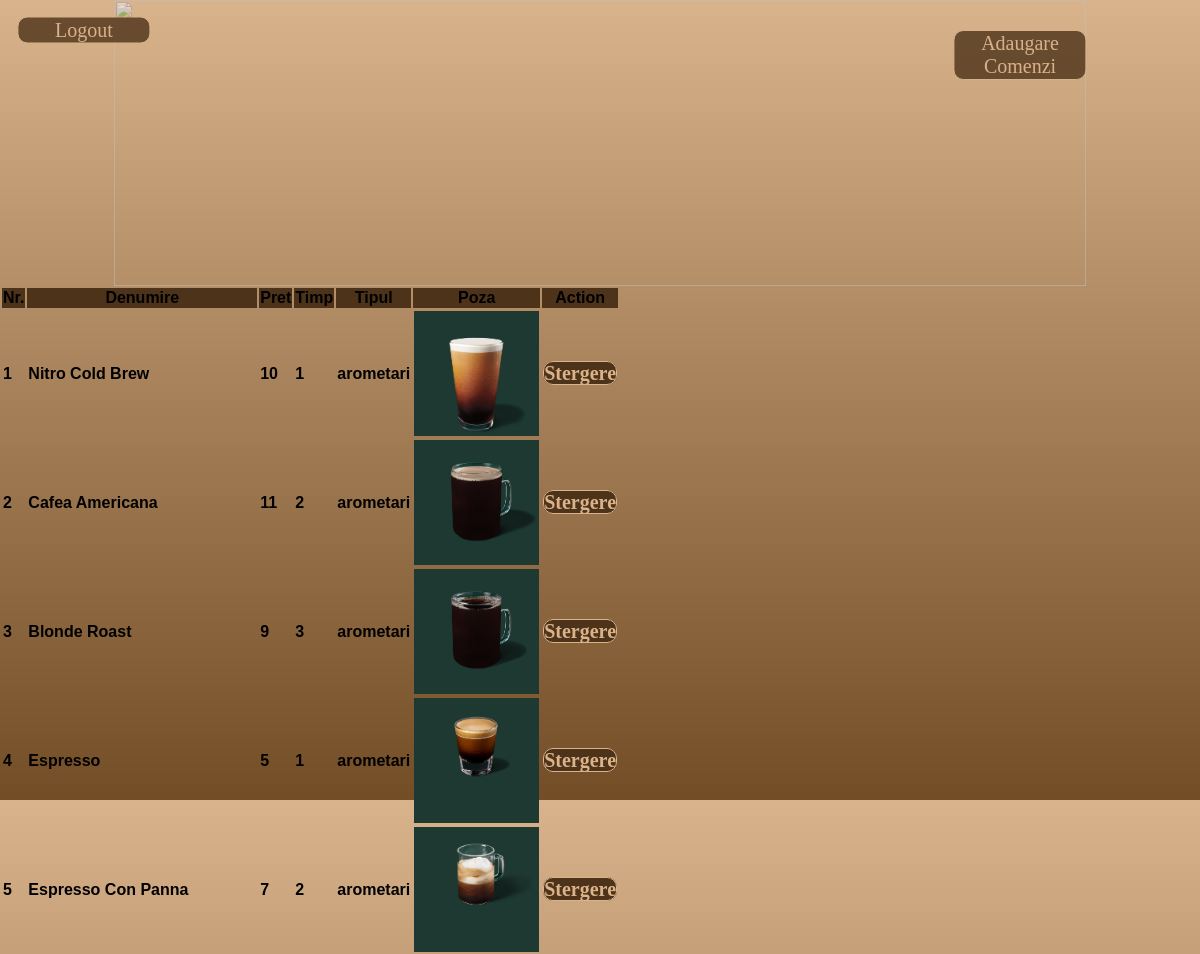
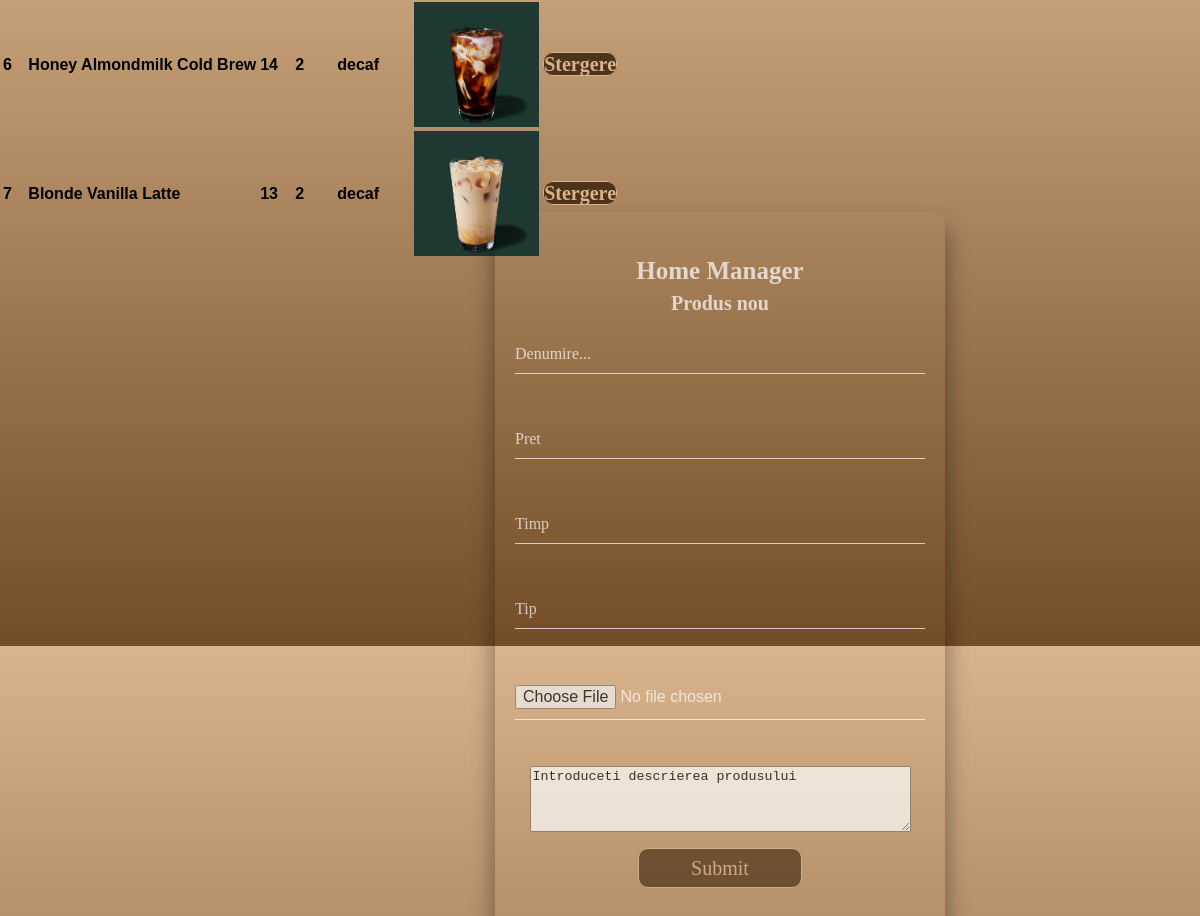
/produse.php, run on the app's committed database (2 pictures, top to bottom).
### tables this page shows
CREATE TABLE `produse` (
  `idProduse` int(11) NOT NULL,
  `uidProduse` tinytext NOT NULL,
  `pretProduse` int(11) NOT NULL,
  `timpProduse` int(11) NOT NULL,
  `descriereProduse` varchar(500) NOT NULL,
  `tipProduse` varchar(10) NOT NULL,
  `pozaProduse` varchar(100) NOT NULL
);

### produse.php (the view, shortened to what this page needs)
<?php
  echo '<form action="includes/logout.inc.php" method="post">
    <button type="submit" name="logout-submit" class="logoutbutton">Logout</button>
    </form>';
?>
<!DOCTYPE html>
<html style="height: 1500;">
	<head>
	</head>
	<link rel="stylesheet" href="style6.css">
	<body>
  <div style="text-align: center">
  	<img src="imagini/titlu2.jpg" width="90%" height=286px class="pozamanager">
    <a href="manager.php" target="_top">
       <button  class="comenzi">Adaugare Comenzi</button>
    </a>
<section>
<div class="product-box">
          <h2>
            <p>Home Manager</p>
          </h2>
          <h3>
            <p>Produs nou</p>
          </h3>
      <form action="includes/products.inc.php" method="POST" enctype="multipart/form-data">
            <div style="text-align:center">
    <p >
        <div class="user-box">
    <input type="text" name="uid" placeholder="Denumire...">
        </div>
    </p>
    <p>
        <div class="user-box">
    <input type="text" name="pret" placeholder="Pret">
        </div>
    </p>
    <p>
        <div class="user-box">
    <input type="text" name="timp" placeholder="Timp">
        </div>
    </p>
    <p>
        <div class="user-box">
    <input type="text" name="tip" placeholder="Tip">
        </div>
    </p>
     <p>
        <div class="user-box">
    <input type="file" name="file">
        </div>
    </p>
    <div class="user-box">
     <textarea class="ckeditor" name="descriere" rows=4 cols=45>Introduceti descrierea produsului</textarea>
    </div>
    <div style="text-align:center">
    <p>
    <button class="buttons" type="submit" name="products-submit">Submit</button>
    </p></div></div>
      </form>
      </div>
</section>
<table class="table" >
        <thread>
            <tr>
                <th bgcolor="#4d3319"><strong>Nr.</strong></th>
                <th bgcolor="#4d3319"><strong>Denumire</strong></th>
                <th bgcolor="#4d3319"><strong>Pret</strong></th>
                <th bgcolor="#4d3319"><strong>Timp</strong></th>
                <th bgcolor="#4d3319"><strong>Tipul</strong></th>
                <th bgcolor="#4d3319"><strong>Poza</strong></th>
                <th bgcolor="#4d3319"><strong>Action</strong></th>
            </tr>
        </thread>
        <tbody>
            <?php
                $nr=0;
                include("includes/dbh.inc.php");
                $sel="SELECT * FROM produse";
                $query=$conn->query($sel);
                while ($row=$query->fetch_assoc()) {
                    $nr++;
                    $res = $row["pozaProduse"];
            ?>
                <tr>
                    <td><strong><?php echo $nr;?></strong></td>
                    <td><strong><?php echo $row['uidProduse'];?></strong></td>
                    <td><strong><?php echo $row['pretProduse'];?></strong></td>
                    <td><strong><?php echo $row['timpProduse'];?></strong></td>
                    <td><strong><?php echo $row['tipProduse'];?></strong></td>
                    <td><img src="./uploads/<?php echo $res;?>" height="125px" width="125px"/></td>
                    <td><strong>
                        <a href="includes/DeleteProducts.php?Del=<?php echo $row['idProduse'];?>" class="stergere">Stergere</a>
                    </strong></td>
                </tr>
                <?php
                }
                ?>
        </tbody>
    </table>
</div>
	</body>
</html>

### style6.css (style rules this page uses)
html { height: 110%; }
body { margin:0; padding:0; font-family: sans-serif; background: linear-gradient(#d9b38c, #734d26); }
.pozamanager { opacity: 0.5; display: inline; position:relative; margin-left: auto; margin-right: auto; }
.logoutbutton { position: absolute; margin:0; font-family: Papyrus; left:7%; top:30px; opacity: 0.8; width: 11.1%; transform: translate(-50%, -50%); z-index: 5; font-size: 20px; border-radius: 10px; font-family: Papyrus; background-color: #4d3319; color: #dab38b; text-decoration: none; border: 1px solid rgba(218, 179, 139,1); overflow: hidden; margin:0; }
.logoutbutton:before { content: ""; position: absolute; top: 0; left: -100%; width: 100%; height: 100%; background: linear-gradient( 120deg, transparent, rgba(204, 204, 255,0.55), transparent ); transition: all 650ms; }
.buttons { font-size: 20px; height: 40px; width: 40%; border-radius: 10px; font-family: Bookman Old Style; background-color: #4d3319; color: #dab38b; text-decoration: none; border: 1px solid rgba(218, 179, 139,1); position: relative; overflow: hidden; margin:0; }
.stergere { font-size: 20px; height: 40px; width: 40%; border-radius: 10px; font-family: Bookman Old Style; background-color: #4d3319; color: #dab38b; text-decoration: none; border: 1px solid rgba(218, 179, 139,1); position: relative; overflow: hidden; margin:0; }
.buttons:before { content: ""; position: absolute; top: 0; left: -100%; width: 100%; height: 100%; background: linear-gradient( 120deg, transparent, rgba(204, 204, 255,0.55), transparent ); transition: all 650ms; }
.comenzi { position: absolute; margin:0; font-family: Papyrus; left:85%; top:55px; opacity: 0.8; width: 11.1%; transform: translate(-50%, -50%); z-index: 5; font-size: 20px; border-radius: 10px; font-family: Papyrus; background-color: #4d3319; color: #dab38b; text-decoration: none; border: 1px solid rgba(218, 179, 139,1); overflow: hidden; margin:0; }
.product-box { position: absolute; top: 80%; left: 60%; width: 450px; height:1160px; padding: 20px; transform: translate(-50%, -50%); box-sizing: border-box; box-shadow: 0 15px 25px rgba(0,0,0,.6); border-radius: 10px; opacity: 0.7; }
.product-box h2 { margin: 0px; font-size: 25px; padding: 0; color: #fff; text-align: center; height: 15px; font-family: Bookman Old Style; }
.product-box h3 { margin: 0px; font-size: 20px; padding: 0; color: #fff; text-align: center; font-family: Bookman Old Style; }
.product-box .user-box { position: relative; }
.product-box .user-box input { width: 100%; padding: 10px 0; font-size: 16px; color: #fff; margin-bottom: 30px; border: none; border-bottom: 1px solid #fff; outline: none; background: transparent; }

### data on the page
produse: uidProduse "Nitro Cold Brew", pretProduse "10", timpProduse "1", tipProduse "arometari", pozaProduse (picture)
produse: uidProduse "Cafea Americana", pretProduse "11", timpProduse "2", tipProduse "arometari", pozaProduse (picture)
produse: uidProduse "Blonde Roast", pretProduse "9", timpProduse "3", tipProduse "arometari", pozaProduse (picture)
produse: uidProduse "Espresso", pretProduse "5", timpProduse "1", tipProduse "arometari", pozaProduse (picture)
produse: uidProduse "Espresso Con Panna", pretProduse "7", timpProduse "2", tipProduse "arometari", pozaProduse (picture)
produse: uidProduse "Honey Almondmilk Cold Brew", pretProduse "14", timpProduse "2", tipProduse "decaf", pozaProduse (picture)
produse: uidProduse "Blonde Vanilla Latte", pretProduse "13", timpProduse "2", tipProduse "decaf", pozaProduse (picture)
